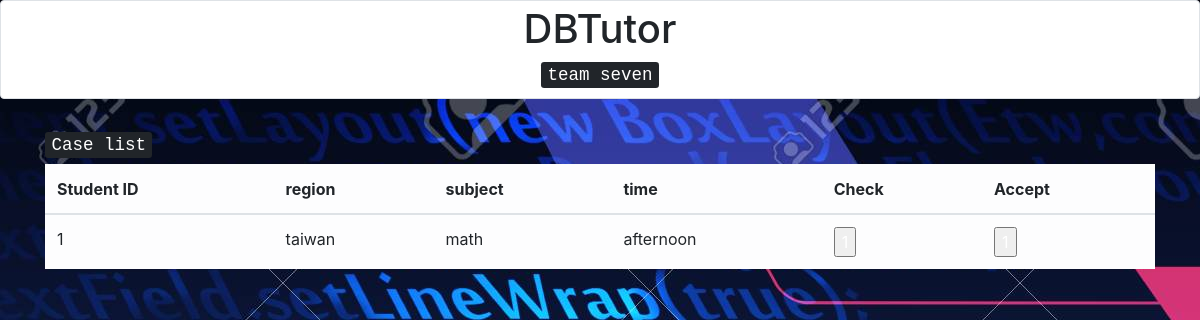
Before: /Tfind.php with the older database file.
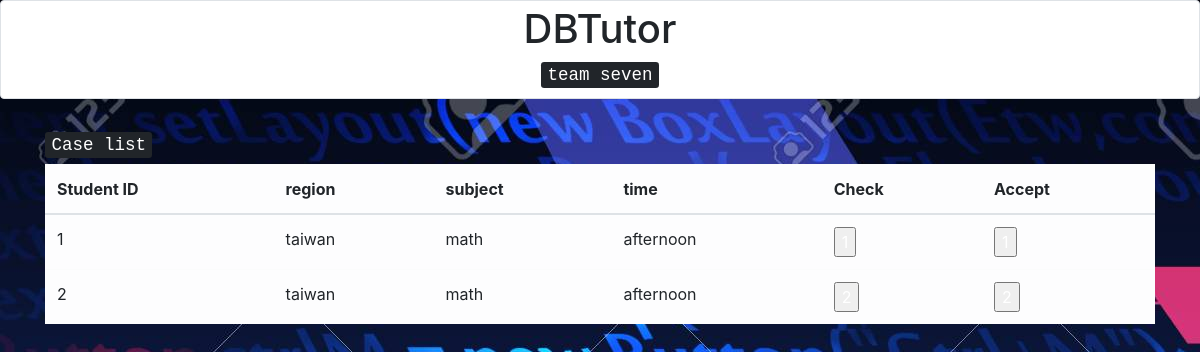
After: the same page with the newer database file.
### tables this page shows
CREATE TABLE `S_case_table` (
  `SCID` int(11) NOT NULL,
  `SID` int(11) NOT NULL,
  `Region` text NOT NULL,
  `Subject` text NOT NULL,
  `Timee` varchar(10) NOT NULL
);

### Tfind.php (the view, shortened to what this page needs)
<!doctype html>
<html lang="en">
  <head>
    <link rel="stylesheet" href="https://stackpath.bootstrapcdn.com/bootstrap/4.4.1/css/bootstrap.min.css">
  </head>
  <body id = "top" background="giraffe.jpg">
  <div class="img-thumbnail">
      <div class="text-center">
        <h1>
          DBTutor<h5><kbd>team seven</kbd></h5>
        </h1>
      </div>
    </div>
<?php
include("connect.php");
$sql = "SELECT * FROM S_case_table";
if ($result = $mysqli -> query($sql)) {
  echo "<div class='text-white'>";
  echo "<div class='container'>";
  echo "<h5>&nbsp<h5>";
  echo "<h5><kbd>Case list</kbd></h5>";
  echo "<table class='table table-striped'>";
  echo "<thead>";
  echo "<tr class='table-light'>";
  echo "<th>Student ID</th>";
  echo "<th>region</th>";
  echo "<th>subject</th>";
  echo "<th>time</th>";
  echo "<th>Check</th>";
  echo "<th>Accept</th>";
  echo "</tr>";
  echo "</thead>";
  echo "<tbody>";
  while ($row = $result -> fetch_row()) {
    echo "<tr class='table-light'>";
    echo "<td>$row[1]</td>";
    echo "<td>$row[2]</td>";
    echo "<td>$row[3]</td>";
    echo "<td>$row[4]</td>";
    echo "<td><form action='check.php' method='post'><input style='color:white' type='submit' name='chk' value=$row[1]></form></td>";
    echo "<td><form action='accept.php' method='post'><input style='color:white' type='submit' name='acp' value=$row[1]></form></td>";
    echo "</tr>";
  }
  echo "</tbody>";
  echo "</table>";
  echo "</div>";
  echo "</div>";
}
?>
  </body>
</html>

Changed rows visible on the page:
added s_case_table: SID "2", Region "taiwan", Subject "math", Timee "afternoon", chk "2", acp "2"
